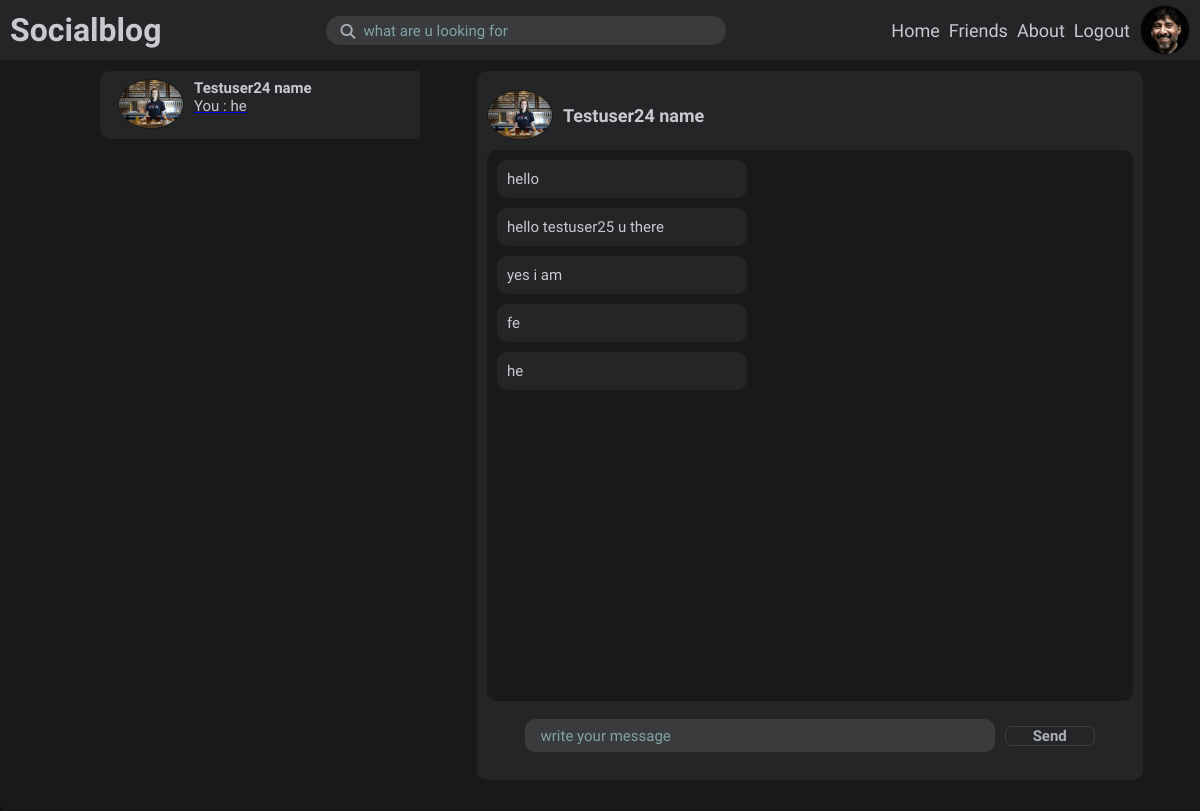
The page /inbox/room_d36f3741b7814e8abd82fa093d6689c6/ (signed in) on the database its author committed.
### account/models.py (models this page shows, shortened)
class Profile(models.Model):
  id = models.UUIDField(default=uuid.uuid4, unique=True, primary_key=True, editable=False)
  user = models.OneToOneField(User, on_delete=models.CASCADE, null=True, blank=True)
  username = models.CharField(max_length=100, blank=True, null=True)
  name = models.CharField(max_length=200, blank=True, null=True)
  email = models.EmailField(max_length=500, blank=True, null=True)
  profile_picture = models.ImageField(upload_to ='profile_images', default= 'profile_images/user-default.jpg', blank=True, null=True)
  bio = models.TextField(max_length=350, null=True, blank=True)
  work = models.CharField(max_length=200,null=True, blank=True)
  location = models.CharField(max_length=200,null=True, blank=True)
  contact = models.CharField(max_length=200,null=True, blank=True)
  social_website = models.CharField(max_length=200,null=True, blank=True)
  facebook = models.CharField(max_length=200,null=True, blank=True)
  linkedin = models.CharField(max_length=200, null=True, blank=True)
  twitter = models.CharField(max_length=200, null=True, blank=True)
  you_tube = models.CharField(max_length=200, null=True, blank=True)
  friends = models.ManyToManyField('self', blank=True)
  friend_request = models.ManyToManyField('self', blank=True)
  created = models.DateTimeField(auto_now_add=True)
  updated = models.DateTimeField(auto_now=True)
  class Meta:
    ordering =  ['created']

class Message(models.Model):
  writer = models.ForeignKey(Profile, on_delete=models.CASCADE)
  room = models.ForeignKey(Room, on_delete=models.CASCADE)
  content = models.CharField(max_length=512)
  seen = models.BooleanField(default=False, blank=True)
  created = models.DateTimeField(auto_now_add=True)
  def __str__(self):
    return self.content

### account/views.py (the view)
# urls.py: path('inbox/<str:room_name>/', views.inbox, name='inbox'),
@login_required(login_url='account:login')
def inbox(request, room_name):
  chat_room = Room.objects.get(name=room_name)
  messages = chat_room.message_set.all()
  participants_of_room = chat_room.participants.all()
  user_rooms = Room.objects.filter(participants = request.user.profile)
  for participant in participants_of_room:
    if participant == request.user.profile:
      sender_p = participant
    else:
      receiver_p = participant
  for message in messages:
    message.seen = True
    message.save()
  context = {
    'room' : chat_room,
    'messages': messages,
    'sender_participant': sender_p,
    'receiver_participant': receiver_p,
    'user_rooms': user_rooms,
  }
  return render(request, 'account/room.html', context)

### account/templates/account/room.html (shortened to what this page needs)
<!DOCTYPE html>
{% load static %}
<html lang="en">
<head>
  <link rel="stylesheet" href="{% static 'css/style.css' %}" media="all" type="text/css">
  <link rel="stylesheet" href="https://cdnjs.cloudflare.com/ajax/libs/font-awesome/6.2.1/css/all.min.css">
</head>
<body>
  {% include 'navbar.html' %}
  <div class="room_container_section">
    <div class="room_left_section">
      <div class="room_left_section_inner_div">
        {% for room in user_rooms %}
          <a href="{% url 'account:inbox' room_name=room.name %}">
            <div class="multiple_type_list">
              <div class="typelist_div_one">
                <div class="profile_picture typelist_profile_picture">
                  {% for participant in room.participants.all %}
                    {% if participant != request.user.profile %}
                      <a href="{% url 'account:inbox' room_name=room.name %}">
                        <img src="{{participant.profile_picture.url}}" class="profile_picture_img" alt="profile_picture" >
                      </a>
                    {% endif %}
                  {% endfor %}
                </div>
              </div>
              <div class="typelist_div_two">
                <div class="typelist_owner_div">
                  {% for participant in room.participants.all %}
                    {% if participant != request.user.profile %}
                      <a href="{% url 'account:inbox' room_name=room.name %}" ><p>{{participant.name}}</p></a>
                    {% endif %}
                  {% endfor %}
                </div>
                <div class="typelist_subject_div">
                  {% for message in room.message_set.all %}
                    {% if message.seen == False and message.writer != request.user.profile %}
                      <a href="{% url 'account:inbox' room_name=room.name %}">
                        <p>{{message.writer.name}} : {{message}}</p>
                      </a>
                      {{break}}
                    {% else %}
                      {% if message.writer != request.user.profile and message == room.message_set.last %}
                        <a href="{% url 'account:inbox' room_name=room.name %}"><p>{{message.writer.name}} : {{message}}</p></a>
                        {{break}}
                      {% else %}
                        {% if message == room.message_set.last %}
                          <a href="{% url 'account:inbox' room_name=room.name %}">
                            {% if message.writer != request.user.profile %}
                              <p>{{message.writer.name}} : {{message}}</p></a>
                            {% else %}
                              <p>You : {{message}}</p>
                            {% endif %}
                          </a>
                        {% endif %}
                      {% endif %}
                    {% endif %}
                  {% endfor %}
                </div>
              </div>
            </div>
          </a>
        {% endfor %}
      </div>
    </div>
    <div class="room_right_section">
      <div class="room_right_section_inner_div">
        <div class="chat_box">
          <div class="chat_box_header">
            <div class="profile_picture chat_box_profile_picture">
              <a href="{% url 'account:profile' pk=receiver_participant.id %}">
                <img src="{{receiver_participant.profile_picture.url}}" class="profile_picture_img" alt="profile_picture" >
              </a>
            </div>
            <div class="chat_box_owner_div">
              <a href="{% url 'account:profile' pk=receiver_participant.id %}">
                <p>{{receiver_participant.name}}</p>
              </a>
            </div>
          </div>
          <div class="chat_box_message_section" id="chat-log">
            {% for message in messages %}
              <div class="chat">
                <div class="chat_paragraph_div">
                  <p>
                    {{message}}
                  </p>
                </div>
              </div>
            {% endfor %}
          </div>
          <div class="chat_box_input_section">
            <input id="chat-message-input" type="text" placeholder="write your message">
            <button id="chat-message-submit" class="btn_send"><p>Send</p></button>
          </div>
        </div>
      </div>
    </div>
  </div>
</body>
</html>

### templates/navbar.html (shortened to what this page needs)
<header>
  <div class="logo"><span><a href="{% url 'account:index' %}"><h1>Socialblog</h1></a></span></div>
  <form method="GET" action="{% url 'account:search-result' %}" class="search-bar">
    <input type="text" name="search_query" value="{{search_query}}" placeholder="what are u looking for" >
    <button type="submit">
      <i class="fa-solid fa-magnifying-glass"></i>
    </button>
  </form>
  <nav class="navigation">
    <ul class="nav_ul">
      <li><a href="{% url 'account:index' %}">Home</a></li>
      <li><a href="{% url 'account:friends' %}">Friends</a></li>
      <li><a href="{% url 'account:about' %}">About</a></li>
      {% if request.user.is_authenticated %}
        <li><a href="{% url 'account:logout' %}">Logout</a></li>
      {% else %}
        <li><a href="{% url 'account:login' %}">Login/SignUp</a></li>
        <li><a href="{% url 'account:take-a-tour' %}">Take A Tour</a></li>
      {% endif %}
    </ul>
    <div class="profile_picture nav_profile_picture">
      {% if request.user.is_authenticated %}
        <a href="{% url 'account:profile' pk=request.user.profile.id %}">
          <img src="{{request.user.profile.profile_picture.url}}" class="profile_picture_img" alt="profile_picture">
        </a>
      {% else %}
        <a href="{% url 'account:login' %}">
          <img src="media/profile_images/user-default.jpg" class="profile_picture_img" alt="profile_picture">
        </a>
      {% endif %}
    </div>
  </nav>
</header>

### rows shown on the page
Profile: profile_picture (picture), name "Testuser24 name"
Message: content "he"
Message: content "hello"
Message: content "hello testuser25 u there"
Message: content "yes i am"
Message: content "fe"
